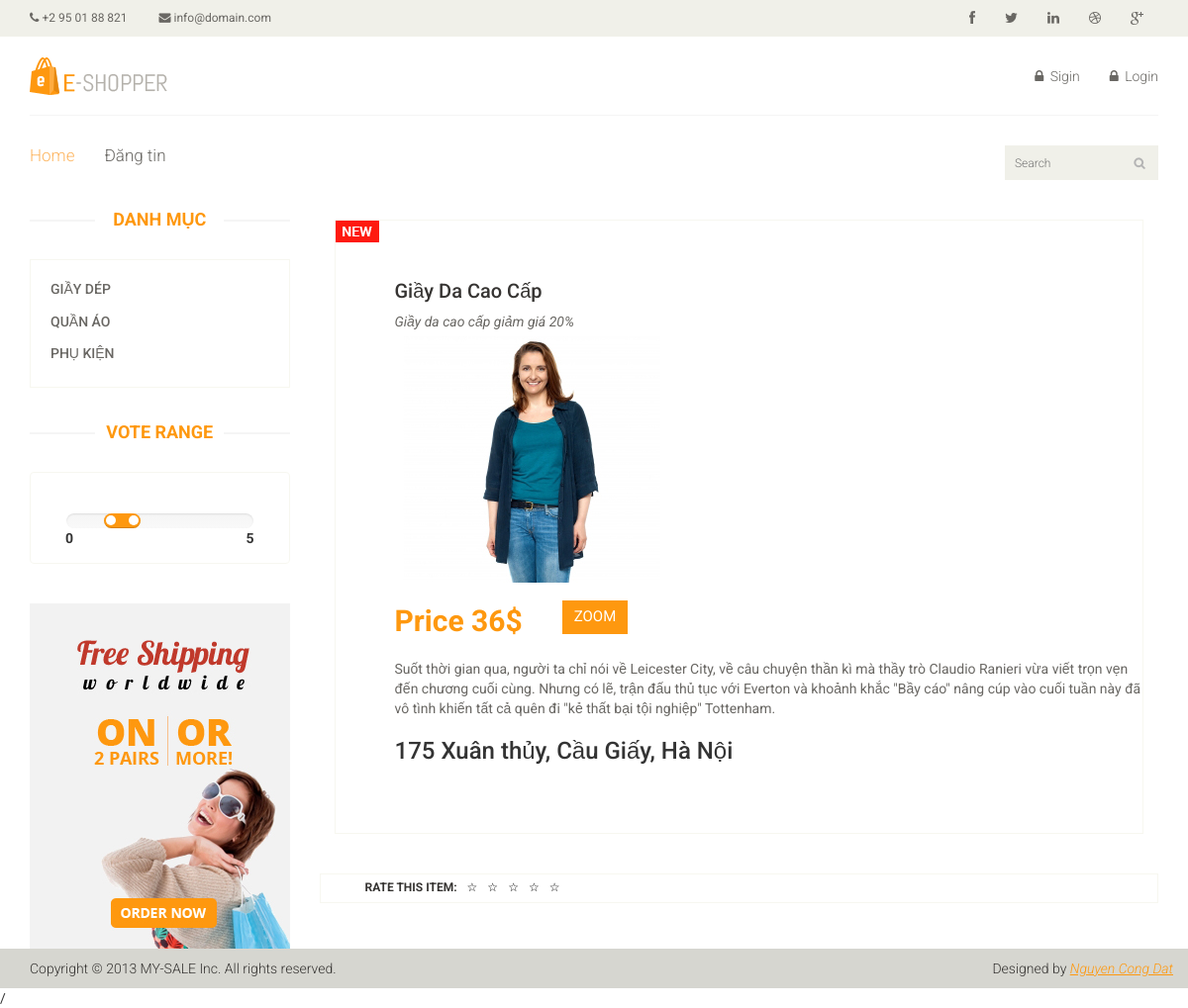
The app's page /welcome/read/1 with its own data.
### tables this page shows
CREATE TABLE `danhmuc` (
  `danhmuc_id` int(11) NOT NULL,
  `danhmuc_name` varchar(255) NOT NULL,
  `danhmuc_pid` int(11) NOT NULL,
  `danhmuc_link` varchar(40) NOT NULL
);

CREATE TABLE `product` (
  `product_id` int(11) NOT NULL,
  `product_name` varchar(50) NOT NULL,
  `product_title` varchar(255) NOT NULL,
  `product_content` text NOT NULL,
  `product_address` varchar(255) NOT NULL,
  `product_date` datetime NOT NULL,
  `product_price` double NOT NULL,
  `product_pid` int(11) NOT NULL,
  `product_images` text,
  `product_check` int(11) DEFAULT NULL,
  `product_email` varchar(255) DEFAULT NULL
);

### application/controllers/Welcome.php (called while the page is built, shortened)
<?php
class Welcome extends CI_Controller {
	public function __construct() {
            $this->load->helper(array('form', 'url'));
            $this->load->library("session");
            $this->load->model('news_model');
            $this->load->library('pagination');
        }
        public function read($id= ''){
            $data = array (
                            'username' => $this->session->userdata("username"),
                            'id' => $this->session->userdata("id"),
                            'email' => $this->session->userdata("email"),
                             'k' => $this->news_model->getDanhmuc(),
                            'key' => $this->news_model->getRows(0,3),
                            'row' => $this->news_model->getRead($id)
                        );
            $this->load->view('blog', $data);
        }
}

### index.php (called while the page is built, shortened)
<?php
require_once BASEPATH.'core/CodeIgniter.php';

### application/models/news_model.php (called while the page is built, shortened)
<?php
class News_model extends CI_Model {
    public function getRows($offset = 0, $limit = 10) {
        $this->db->select('*');
        $this->db->offset($offset);
        $this->db->limit($limit);
        $this->db->from('product');
        $this->db->join('danhmuc', 'product.product_pid = danhmuc.danhmuc_pid');
        $this->db->where('product.product_pid', '1');
        $this->db->where('product.product_check', 1);
        $query = $this->db->get();
        return $query->result();
}
    public function getDanhmuc(){
        $query = $this->db->get('danhmuc');
        return $query->result();
    }
    public function getRead($id){
        $query = $this->db->get_where('product', array('product_id' => $id));
        return $query->row();
    }
}

### application/views/blog.php (the view, shortened to what this page needs)
<!DOCTYPE html>
<html lang="en">
<head>
    <link href="asset/css/bootstrap.min.css" rel="stylesheet">
    <link href="asset/css/font-awesome.min.css" rel="stylesheet">
    <link href="asset/css/prettyPhoto.css" rel="stylesheet">
    <link href="asset/css/price-range.css" rel="stylesheet">
    <link href="asset/css/animate.css" rel="stylesheet">
	<link href="asset/css/main.css" rel="stylesheet">
	<link href="asset/css/responsive.css" rel="stylesheet">
</head>
<body>
	<?php if(!isset($username)){
	echo '<header id="header">
		<div class="header_top">
			<div class="container">
				<div class="row">
					<div class="col-sm-6">
						<div class="contactinfo">
							<ul class="nav nav-pills">
								<li><a href="#"><i class="fa fa-phone"></i> +2 95 01 88 821</a></li>
								<li><a href="#"><i class="fa fa-envelope"></i> info@domain.com</a></li>
							</ul>
						</div>
					</div>
					<div class="col-sm-6">
						<div class="social-icons pull-right">
							<ul class="nav navbar-nav">
								<li><a href="#"><i class="fa fa-facebook"></i></a></li>
								<li><a href="#"><i class="fa fa-twitter"></i></a></li>
								<li><a href="#"><i class="fa fa-linkedin"></i></a></li>
								<li><a href="#"><i class="fa fa-dribbble"></i></a></li>
								<li><a href="#"><i class="fa fa-google-plus"></i></a></li>
							</ul>
						</div>
					</div>
				</div>
			</div>
		</div>
		<div class="header-middle">
			<div class="container">
				<div class="row">
					<div class="col-sm-4">
						<div class="logo pull-left">
							<a href="welcome"><img src="asset/images/home/logo.png" alt="" /></a>
						</div>
					</div>
					<div class="col-sm-8">
						<div class="shop-menu pull-right">
							<ul class="nav navbar-nav">
								<li><a data-target="#myModal" data-toggle="modal"><i class="fa fa-lock"></i> Sigin</a></li>
								<li><a data-target="#myModal1" data-toggle="modal"><i class="fa fa-lock"></i> Login</a></li>
							</ul>
						</div>
					</div>
				</div>
			</div>
		</div>
		<div class="header-bottom">
                    <div class="container">
                        <div class="row">
                            <div class="col-sm-9">
                                <div class="mainmenu pull-left">
                                    <ul class="nav navbar-nav collapse navbar-collapse">
                                        <li><a href="welcome" class="active">Home</a></li>
                                        <li><a data-target="#myModal1" data-toggle="modal">Đăng tin</a></li>
                                    </ul>
                                </div>
                            </div>
                            <div class="col-sm-3">
                                <div class="search_box pull-right">
                                    <input type="text" placeholder="Search"/>
                                </div>
                            </div>
                        </div>
                    </div>
		</div>
    </header>';}?>
	<section>
		<div class="container">
			<div class="row">
				<div class="col-sm-3">
					<div class="left-sidebar">
						<h2>Danh Mục</h2>
						<div class="panel-group category-products" id="accordian">
                                                    <?php foreach ($k as $value):?>
                                                        <div class="panel panel-default">
								<div class="panel-heading">
									<h4 class="panel-title"><a href="welcome/<?php echo $value->danhmuc_link ?>""><?php echo $value->danhmuc_name ?></a></h4>
								</div>
							</div>
                                                    <?php endforeach;?>
						</div>
						<div class="price-range">
							<h2>Vote Range</h2>
							<div class="well text-center">
								 <input type="text" class="span2" value="" data-slider-min="0" data-slider-max="5" data-slider-step="1" data-slider-value="[1,2]" id="sl2" ><br />
								 <b class="pull-left">0</b> <b class="pull-right">5</b>
							</div>
						</div>
						<div class="shipping text-center">
							<img src="asset/images/home/shipping.jpg" alt="" />
						</div>
					</div>
				</div>
				<div class="col-sm-9">
					<div class="product-details">
						<div class="col-sm-12">
							<div class="product-information">
								<img src="asset/images/product-details/new.jpg" class="newarrival" alt="" />
								<h2><?php echo $row->product_name?></h2>
                                                                <p><i><?php echo $row->product_title?></i></p>
                                                                <img src="uploads/<?php echo $row->product_images?>" alt="" /><br/>
								<span>
									<span>Price <?php echo $row->product_price?>$</span>
									<a data-target="#myModal" data-toggle="modal" class="btn btn-fefault cart">
										ZOOM
									</a>
								</span>
								<p><?php echo $row->product_content?></p>
                                                                <h3><?php echo $row->product_address?></h3>
							</div>
						</div>
					</div>
					<div class="rating-area">
						<ul class="rating">
							<li class="rate-this">Rate this item:</li>
							<li class="star">&star;</li><li class="star">&star;</li>
                                                        <li class="star">&star;</li><li class="star">&star;</li>
                                                        <li class="star">&star;</li>
						</ul>
					</div>
				</div>
			</div>
		</div>
	</section>
	<footer id="footer">
		<div class="footer-bottom">
			<div class="container">
				<div class="row">
					<p class="pull-left">Copyright © 2013 MY-SALE Inc. All rights reserved.</p>
					<p class="pull-right">Designed by <span><a target="_blank" href="welcome">Nguyen Cong Dat</a></span></p>
				</div>
			</div>
		</div>
	</footer>
</body>
</html>/

### asset/css/price-range.css (style rules this page uses)
.rating li { cursor: default; display: inline-block; font-size: 100px; list-style-type: none; }
.star, .rating:not(.vote-cast):hover .star:hover ~ .star, .rating.vote-cast .star.selected ~ .star { color: black; }

### records on screen
danhmuc: danhmuc_name "GIẦY DÉP"
danhmuc: danhmuc_name "QUẦN ÁO"
danhmuc: danhmuc_name "PHỤ KIỆN"
product: product_name "Giầy Da Cao Cấp", product_title "Giầy da cao cấp giảm giá 20%", product_images (picture), product_price "36", product_content "Suốt thời gian qua, người ta chỉ nói về Leicester City, về câu chuyện thần kì mà thầy trò Claudio Ranieri vừa viết trọn vẹn đến chương cuối cùng. Nhưng có lẽ, trận đấu thủ tục với Everton và khoảnh khắc \"Bầy cáo\" nâng cúp vào cuối tuần này đã vô tình khiến tất cả quên đi \"kẻ thất bại tội nghiệp\" Tottenham.", product_address "175 Xuân thủy, Cầu Giấy, Hà Nội"
